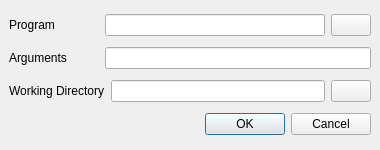
<ui version="4.0" >
 <class>Dialog_OpenProgram</class>
 <widget class="QDialog" name="Dialog_OpenProgram" >
  <property name="geometry" >
   <rect>
    <x>0</x>
    <y>0</y>
    <width>380</width>
    <height>150</height>
   </rect>
  </property>
  <property name="windowTitle" >
   <string>Open Program</string>
  </property>
  <property name="windowIcon" >
   <iconset resource="../glslDevil.qrc" >:/icons/icons/document-open_32.png</iconset>
  </property>
  <property name="sizeGripEnabled" >
   <bool>false</bool>
  </property>
  <property name="modal" >
   <bool>true</bool>
  </property>
  <layout class="QVBoxLayout" >
   <property name="margin" >
    <number>9</number>
   </property>
   <property name="spacing" >
    <number>6</number>
   </property>
   <item>
    <layout class="QHBoxLayout" >
     <property name="margin" >
      <number>0</number>
     </property>
     <property name="spacing" >
      <number>6</number>
     </property>
     <item>
      <widget class="QLabel" name="label_2" >
       <property name="sizePolicy" >
        <sizepolicy>
         <hsizetype>0</hsizetype>
         <vsizetype>0</vsizetype>
         <horstretch>0</horstretch>
         <verstretch>0</verstretch>
        </sizepolicy>
       </property>
       <property name="minimumSize" >
        <size>
         <width>90</width>
         <height>0</height>
        </size>
       </property>
       <property name="text" >
        <string>Program</string>
       </property>
       <property name="buddy" >
        <cstring>leProgram</cstring>
       </property>
      </widget>
     </item>
     <item>
      <widget class="QLineEdit" name="leProgram" />
     </item>
     <item>
      <widget class="QPushButton" name="pbSelect" >
       <property name="text" >
        <string/>
       </property>
       <property name="icon" >
        <iconset resource="../glslDevil.qrc" >:/icons/icons/document-open_32.png</iconset>
       </property>
      </widget>
     </item>
    </layout>
   </item>
   <item>
    <layout class="QHBoxLayout" >
     <property name="margin" >
      <number>0</number>
     </property>
     <property name="spacing" >
      <number>6</number>
     </property>
     <item>
      <widget class="QLabel" name="label" >
       <property name="sizePolicy" >
        <sizepolicy>
         <hsizetype>0</hsizetype>
         <vsizetype>0</vsizetype>
         <horstretch>0</horstretch>
         <verstretch>0</verstretch>
        </sizepolicy>
       </property>
       <property name="minimumSize" >
        <size>
         <width>90</width>
         <height>0</height>
        </size>
       </property>
       <property name="text" >
        <string>Arguments</string>
       </property>
       <property name="buddy" >
        <cstring>leArguments</cstring>
       </property>
      </widget>
     </item>
     <item>
      <widget class="QLineEdit" name="leArguments" />
     </item>
    </layout>
   </item>
   <item>
    <layout class="QHBoxLayout" >
     <property name="margin" >
      <number>0</number>
     </property>
     <property name="spacing" >
      <number>6</number>
     </property>
     <item>
      <widget class="QLabel" name="label_3" >
       <property name="sizePolicy" >
        <sizepolicy>
         <hsizetype>0</hsizetype>
         <vsizetype>0</vsizetype>
         <horstretch>0</horstretch>
         <verstretch>0</verstretch>
        </sizepolicy>
       </property>
       <property name="minimumSize" >
        <size>
         <width>90</width>
         <height>0</height>
        </size>
       </property>
       <property name="text" >
        <string>Working Directory</string>
       </property>
       <property name="buddy" >
        <cstring>leProgram</cstring>
       </property>
      </widget>
     </item>
     <item>
      <widget class="QLineEdit" name="leWorkDir" />
     </item>
     <item>
      <widget class="QPushButton" name="pbWorkDirSelect" >
       <property name="text" >
        <string/>
       </property>
       <property name="icon" >
        <iconset resource="../glslDevil.qrc" >:/icons/icons/document-open_32.png</iconset>
       </property>
      </widget>
     </item>
    </layout>
   </item>
   <item>
    <widget class="QDialogButtonBox" name="buttonBox" >
     <property name="orientation" >
      <enum>Qt::Horizontal</enum>
     </property>
     <property name="standardButtons" >
      <set>QDialogButtonBox::Cancel|QDialogButtonBox::NoButton|QDialogButtonBox::Ok</set>
     </property>
    </widget>
   </item>
  </layout>
 </widget>
 <resources>
  <include location="../glslDevil.qrc" />
 </resources>
 <connections>
  <connection>
   <sender>buttonBox</sender>
   <signal>accepted()</signal>
   <receiver>Dialog_OpenProgram</receiver>
   <slot>accept()</slot>
   <hints>
    <hint type="sourcelabel" >
     <x>257</x>
     <y>119</y>
    </hint>
    <hint type="destinationlabel" >
     <x>157</x>
     <y>139</y>
    </hint>
   </hints>
  </connection>
  <connection>
   <sender>buttonBox</sender>
   <signal>rejected()</signal>
   <receiver>Dialog_OpenProgram</receiver>
   <slot>reject()</slot>
   <hints>
    <hint type="sourcelabel" >
     <x>325</x>
     <y>119</y>
    </hint>
    <hint type="destinationlabel" >
     <x>286</x>
     <y>139</y>
    </hint>
   </hints>
  </connection>
 </connections>
</ui>
